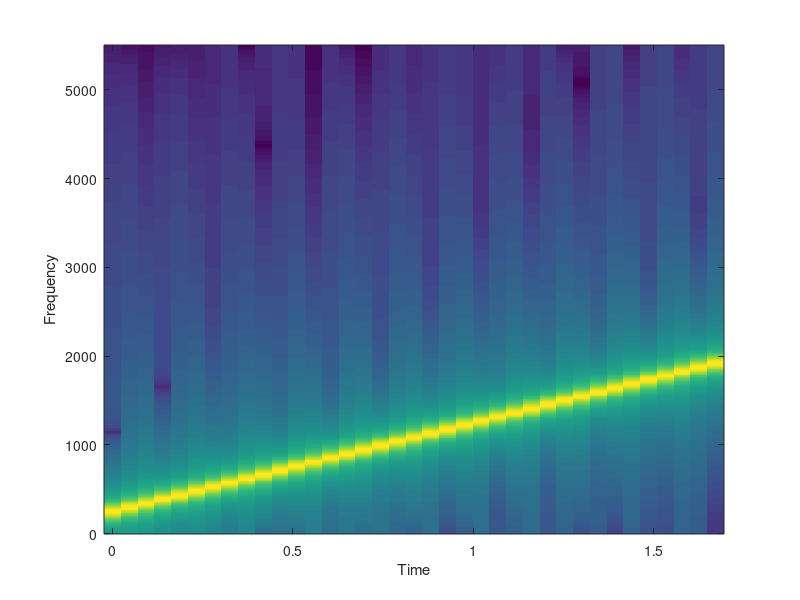

The MATLAB script that drew this image: (Note: this script raises an error after producing the figure.)
% The following MATLAB
% code will synthesize a chirp:


fsamp = 11025;
dt = 1/fsamp;
dur = 1.8;
tt = 0 : dt : dur;
psi = 2*pi*(100 + 200*tt + 500*tt.*tt);
xx = real( 7.7*exp(j*psi) );
soundsc( xx, fsamp );
specgram(xx,1024,fsamp); colorbar xx
plot(xx,fsamp);